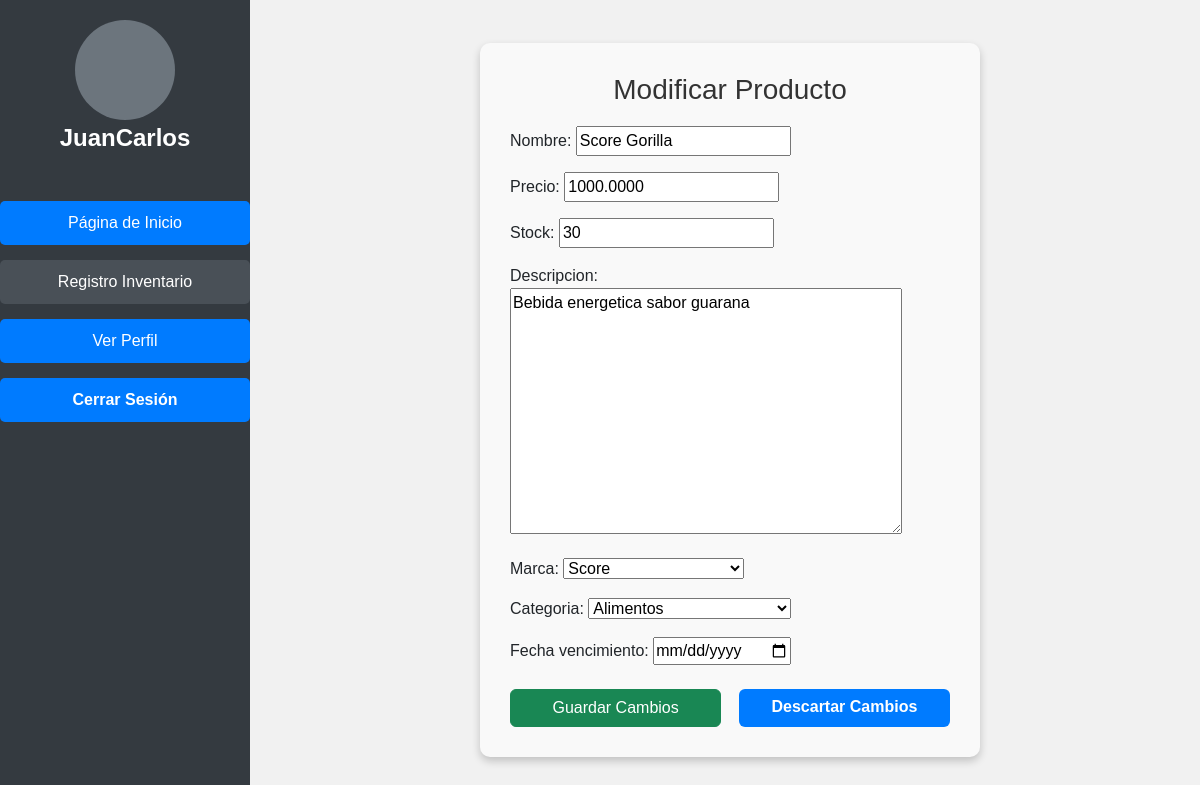
Screenshot of /editarproducto/67/ (signed in) with the database file from the repository.
### pagina/models.py (models this page shows, shortened)
class Producto(models.Model):
    nombre = models.CharField(max_length=100)
    precio = models.DecimalField(max_digits=10, decimal_places=4)
    stock = models.IntegerField()
    descripcion = models.TextField()
    marca = models.ForeignKey(Marca, on_delete=models.CASCADE)
    categoria = models.ForeignKey(Categoria, null=True, blank=True, on_delete=models.SET_NULL)
    fecha_vencimiento = models.DateField(default=timezone.now)

class Marca(models.Model):
    nombre = models.CharField(max_length=100)
    def __str__(self):
        return self.nombre

### pagina/views.py (the view)
# urls.py: path('editarproducto/<int:producto_id>/', editar_producto, name='editar_producto'),
@login_required
def editar_producto(request, producto_id):
    producto = get_object_or_404(Producto, id=producto_id)
    if request.method == 'POST':
        form = ProductoForm(request.POST, instance=producto)
        if form.is_valid():
            form.save()  # Guarda los cambios del producto
            return redirect('vendedor')
    else:
        form = ProductoForm(instance=producto)
    return render(request, 'editar_producto.html', {'form': form, 'producto': producto})

### pagina/forms.py (shortened to what this page needs)
class ProductoForm(forms.ModelForm):
    class Meta:
        model = Producto
        fields = ['nombre', 'precio', 'stock', 'descripcion', 'marca', 'categoria', 'fecha_vencimiento']
        widgets = {
            'fecha_vencimiento': forms.DateInput(format='%d/%m/%Y', attrs={'type': 'date'})
        }
    marca = forms.ModelChoiceField(queryset=Marca.objects.all(), empty_label="Selecciona una marca")
    categoria = forms.ModelChoiceField(queryset=Categoria.objects.all(), required=False, empty_label="Selecciona una categoría")

### pagina/models.py (called while the page is built)
    def __str__(self):
        return self.nombre

### pagina/templates/editar_producto.html (shortened to what this page needs)
{% load static %}
<!DOCTYPE html>
<html lang="en">
<head>
    <link href="https://cdn.jsdelivr.net/npm/bootstrap@5.3.0/dist/css/bootstrap.min.css" rel="stylesheet">
    <link rel="stylesheet" href="{% static 'css/lateral.css' %}">
</head>
<body>
    <div class="sidebar">
        <div class="perfil">
            <div class="perfil-imagen"></div>
            <p>
                {% if user.is_authenticated %}
                {{ user.username }}
                {% else %}
                Invitado
                {% endif %}
            </p>
        </div>
        <ul>
            <li><a href="{% url 'adminpage' %}">Página de Inicio</a></li>
            <li><a href="{% url 'vendedor' %}" class="active">Registro Inventario</a></li>
            <li><a href="{% url 'verPerfil' %}" class="btn btn-primary w-100">Ver Perfil</a></li>
            <li>
                <form action="{% url 'logout' %}" method="post">
                    <button type="submit" class="btn btn-danger w-100">Cerrar Sesión</button>
                </form>
            </li>
        </ul>
    </div>
    <div class="form-container">
        <form method="POST">
            <h3>Modificar Producto</h3>
            {{ form.as_p }}
            <div class="d-flex justify-content-between mt-4">
                <button type="submit" class="btn btn-success">Guardar Cambios</button>
                <a href="{% url 'vendedor' %}" class="btn btn-danger">Descartar Cambios</a>
            </div>
        </form>
    </div>
</body>
</html>

### pagina/static/css/lateral.css (style rules this page uses)
.sidebar { width: 250px; height: 100vh; background-color: #333; display: flex; flex-direction: column; align-items: center; padding-top: 20px; }
.perfil { text-align: center; margin-bottom: 20px; }
.perfil-imagen { width: 80px; height: 80px; border-radius: 50%; margin-bottom: 10px; }
.perfil p { color: #fff; font-size: 18px; font-weight: bold; }
.sidebar ul { list-style-type: none; padding: 0; width: 100%; }

### pagina/templates/editar_producto.html (style rules this page uses)
body { background-color: #f1f1f1; font-family: Arial, sans-serif; }
.sidebar { width: 250px; height: 100vh; position: fixed; left: 0; top: 0; background-color: #343a40; color: #fff; display: flex; flex-direction: column; align-items: center; padding: 20px 0; }
.sidebar .perfil { text-align: center; margin-bottom: 30px; }
.sidebar .perfil-imagen { width: 100px; height: 100px; background-color: #6c757d; border-radius: 50%; margin: 0 auto; }
.sidebar p { margin-top: 10px; font-size: 1.2rem; color: #fff; }
.sidebar ul { list-style: none; padding: 0; width: 100%; }
.sidebar ul li { margin: 15px 0; width: 100%; text-align: center; }
.sidebar ul li a { text-decoration: none; color: #fff; padding: 10px 20px; display: block; border-radius: 5px; transition: background-color 0.3s; }
.sidebar ul li a.active, .sidebar ul li a:hover { background-color: #495057; }
.sidebar form button { background: none; border: none; color: #fff; padding: 10px 20px; cursor: pointer; display: block; text-align: center; width: 100%; border-radius: 5px; }
.form-container { margin-left: 260px; padding: 40px; display: flex; justify-content: center; align-items: center; min-height: 100vh; }
.form-container form { background-color: #f9f9f9; padding: 30px; border-radius: 10px; box-shadow: 0 4px 8px rgba(0, 0, 0, 0.2); width: 100%; max-width: 500px; }
.form-container h3 { text-align: center; color: #333; margin-bottom: 20px; }
.btn { width: 48%; }
.d-flex button, .d-flex a { text-align: center; }
.sidebar ul li a, .sidebar ul li form button { list-style: none; text-decoration: none; }
.btn-primary { background-color: #007bff; border: none; box-shadow: none; }
.btn-danger { background-color: #007bff; border: none; box-shadow: none; font-weight: bold; }
.sidebar ul { padding: 0; margin: 0; list-style: none; }
.sidebar ul li { width: 100%; margin-bottom: 10px; }
.sidebar ul li a, .sidebar ul li button { display: block; width: 100%; padding: 10px; text-align: center; border-radius: 5px; color: white; box-sizing: border-box; }
.sidebar ul li a { background-color: #007bff; }
.sidebar ul li form button { background-color: #007bff; }
.perfil p { font-size: 1.5em; font-weight: bold; margin: 0; }

### rows the page displays
Producto: nombre "Score Gorilla", precio "1000.0000", stock "30", descripcion "Bebida energetica sabor guarana", marca "Score", categoria "Alimentos"

### other values shown
{{ user.username }} "JuanCarlos"
